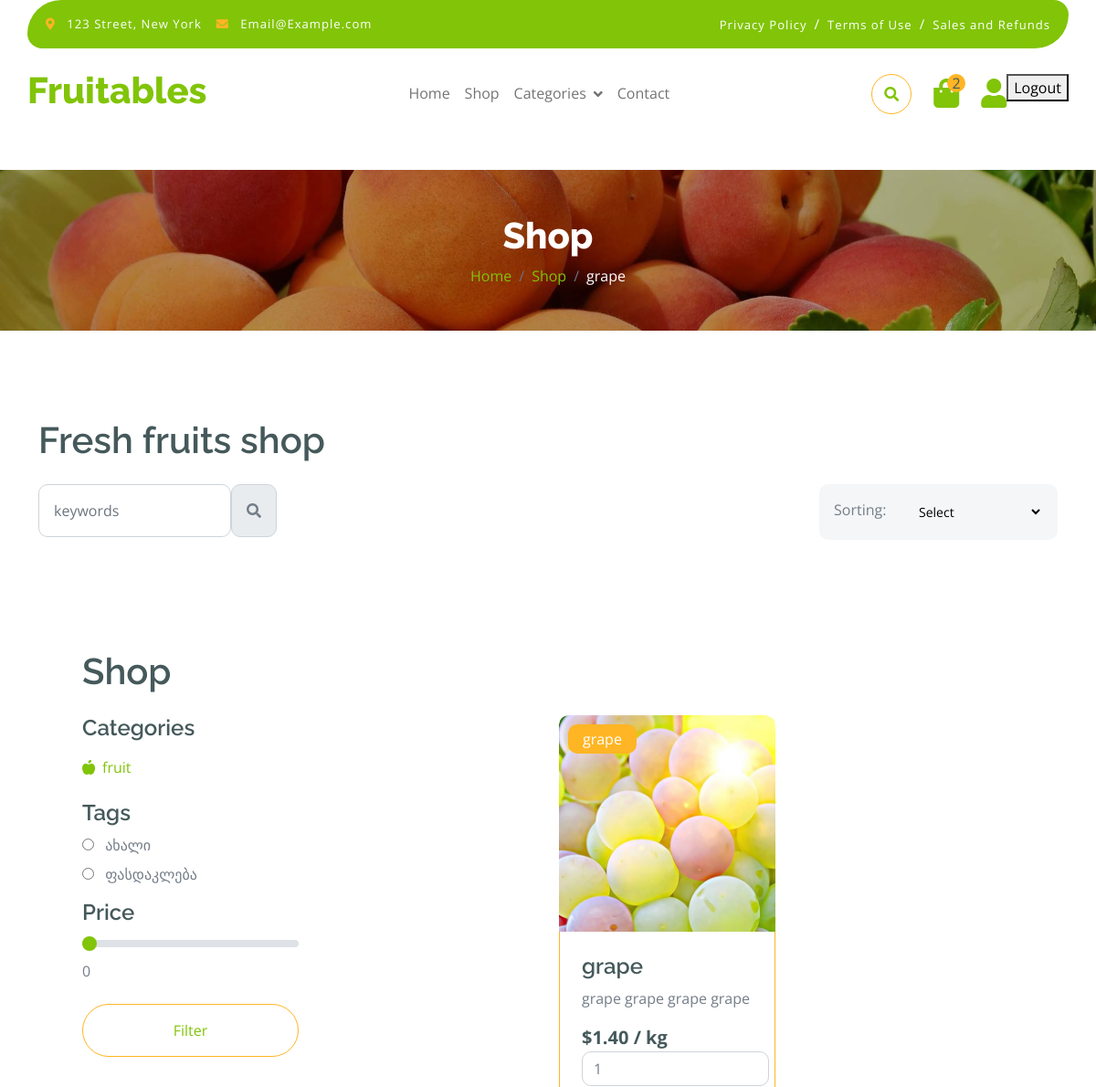
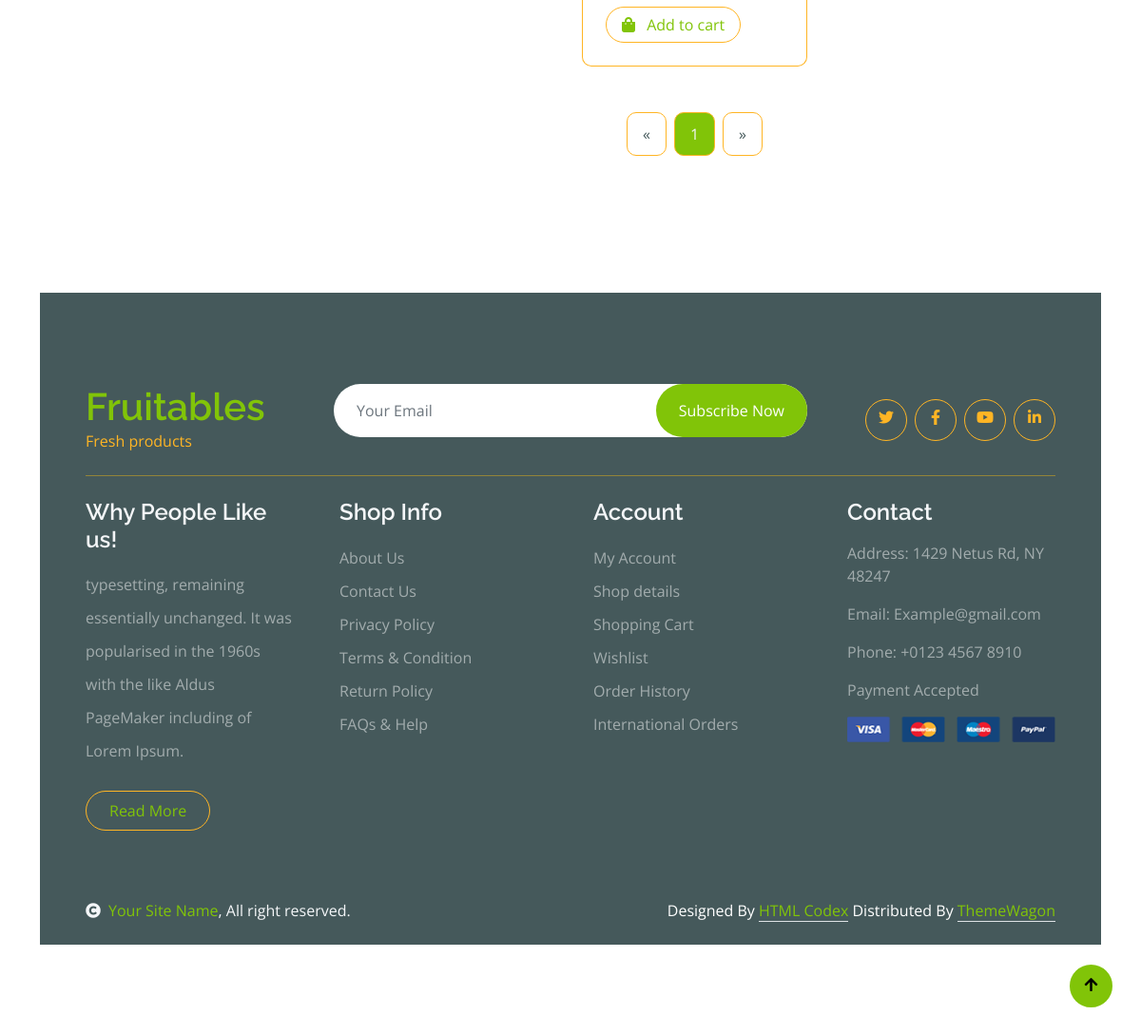
The app's page /store/category/grape/ (signed in) with its own data (2 pictures, top to bottom).
### store/models.py (models this page shows, shortened)
class Category(models.Model):
    name = models.CharField(max_length=255)
    slug = models.SlugField()
    parent = models.ForeignKey(
        'self',
        on_delete=models.CASCADE,
        related_name='children',
        blank=True,
        null=True
    )
    class Meta:
        verbose_name_plural = "Categories"

class Tag(models.Model):
    name = models.CharField(max_length=255)

class Product(models.Model):
    name = models.CharField(max_length=255)
    slug = models.SlugField()
    tags = models.ManyToManyField(Tag, blank=True)
    category = models.ForeignKey(Category, on_delete=models.CASCADE)
    price = models.DecimalField(max_digits=10, decimal_places=2)
    weight = models.DecimalField(max_digits=10, decimal_places=2)
    country_of_origin = models.CharField(max_length=100)
    quality = models.CharField(max_length=100)
    check_healthiness = models.CharField(max_length=100)
    min_weight = models.DecimalField(max_digits=5, decimal_places=5)
    description = models.TextField()
    image = models.ImageField(upload_to='products/')
    quantity = models.IntegerField(default=0)
    created_at = models.DateTimeField(default=timezone.now)

### store/views.py (the view)
# urls.py: path('category/', ProductListView.as_view(), name='category'),
@method_decorator([login_required, cache_page(600)], name='dispatch')
class ProductListView(ListView):
    template_name = 'shop.html'
    context_object_name = 'products'
    def get_queryset(self):
        queryset = Product.objects.select_related('category').prefetch_related('tags')
        category_slug = self.kwargs.get('slug')
        if category_slug:
            category = get_object_or_404(Category, slug=category_slug)
            queryset = queryset.filter(category=category)
        query = self.request.GET.get('search_bar')
        if query:
            queryset = queryset.filter(name__icontains=query)
        tag = self.request.GET.get('tag')
        if tag:
            queryset = queryset.filter(tags__name=tag)
        price = self.request.GET.get('rangeInput')
        if price:
            try:
                price = float(price)
                queryset = queryset.filter(price__lte=price)
            except ValueError:
                pass
        sort = self.request.GET.get('sort', '')
        if sort == 'price_asc':
            queryset = queryset.order_by('price')
        elif sort == 'price_desc':
            queryset = queryset.order_by('-price')
        elif sort == 'newest':
            queryset = queryset.order_by('created_at')
        else:
            queryset = queryset.order_by('name')
        return queryset
    def get_context_data(self, **kwargs):
        context = super().get_context_data(**kwargs)
        tags = Tag.objects.all()
        root_categories = Category.objects.filter(parent=None)
        category_slug = self.kwargs.get('slug')
        category = get_object_or_404(Category, slug=category_slug) if category_slug else None
        paginator = Paginator(self.get_queryset(), 6)
        page_number = self.request.GET.get('page')
        page_obj = paginator.get_page(page_number)
        context.update({
            'tags': tags,
            'categories': root_categories,
            'category': category,
            'child_categories': category.children.all() if category else None,
            'page_obj': page_obj,
        })
        return context

### store/context_processors.py (called while the page is built)
def categories(request):
    return {
        'categories': Category.objects.all(),
        'cart_count': CartItem.objects.count() - 1,
    }

### templates/shop.html (shortened to what this page needs)
{% extends 'base.html' %}
    {% block content %}
    <div class="container-fluid page-header py-5">
        <h1 class="text-center text-white display-6">Shop</h1>
        <ol class="breadcrumb justify-content-center mb-0">
            <li class="breadcrumb-item"><a href="{% url 'home' %}">Home</a></li>
            <li class="breadcrumb-item"><a href="{% url 'category' %}">Shop</a></li>
            {% if category %}
            <li class="breadcrumb-item active text-white">{{ category.name }}</li>
            {% endif %}
        </ol>
    </div>
        <div class="container-fluid fruite py-5">
            <div class="container py-5">
                <h1 class="mb-4">Fresh fruits shop</h1>
                <div class="row g-4">
                    <div class="col-lg-12">
                        <div class="row g-4">
                            <div class="col-xl-3">
                                <div class="input-group w-100 mx-auto d-flex">
                                    <form action="{% url 'category' %}" method="get" class="d-flex">
                                        <label>
                                            <input type="search" class="form-control p-3"  name="search_bar" placeholder="keywords" aria-describedby="search-icon-1">
                                        </label>
                                        <button id="search-icon-1" class="input-group-text p-3"><i class="fa fa-search"></i>
                                        </button>
                                    </form>
                                </div>
                            </div>
                            <div class="col-6"></div>
                            <div class="col-xl-3">
                                <div class="bg-light ps-3 py-3 rounded d-flex justify-content-between mb-4">
                                    <label for="sort">Sorting:</label>
                                    <form id="sortform" method="get">
                                    <select id="sort" name="sort" class="border-0 form-select-sm bg-light me-3" onchange="this.form.submit()">
                                        <option value="volvo">Select</option>
                                    </select>
                                    </form>
                                </div>
                            </div>
                        </div>
    <div class="container-fluid fruite py-5">
        <div class="container py-5">
            <h1 class="mb-4">Shop</h1>
            <div class="row g-4">
                <div class="col-lg-3">
                    <div class="mb-3">
                        <h4>Categories</h4>
                        <ul class="list-unstyled fruite-categorie">
                        {% if category.parent == None %}
                            {% for parent_category in child_categories %}
                            <li>
                                <div class="d-flex justify-content-between fruite-name">
                                    <a href="{% url 'category_listing' slug=parent_category.slug %}">
                                        <i class="fas fa-apple-alt me-2"></i>{{ parent_category.name }}
                                    </a>
                                </div>
                            </li>
                            {% endfor %}
                        {% else %}
                            {% for category in categories %}
                                {% if category.parent == None %}
                                    <li>
                                <div class="d-flex justify-content-between fruite-name">
                                    <a href="{% url 'category_listing' slug=category.slug %}">
                                        <i class="fas fa-apple-alt me-2"></i>{{ category.name }}
                                    </a>
                                </div>
                                {% endif %}
                            {% endfor %}
                            </li>
                        {% endif %}
                        </ul>
                    </div>
                    <div class="mb-3">
                        <h4>Tags</h4>
                        {% for tag in tags %}
                        <div class="mb-2">
                            <input type="radio" class="me-2" id="tag-{{ tag.id }}" name="tag" value="{{ tag.name }}">
                            <label for="tag-{{ tag.id }}">{{ tag.name }}</label>
                        </div>
                        {% endfor %}
                    </div>
                    <div class="mb-3">
                        <h4 class="mb-2">Price</h4>
                        <input type="range" class="form-range w-100" id="rangeInput" name="rangeInput" min="0" max="500" value="0" oninput="amount.value=rangeInput.value">
                        <output id="amount" name="amount" for="rangeInput">0</output>
                    </div>
                    <div class="d-flex justify-content-center my-4">
                        <button type="button" id="filterButton" class="btn border border-secondary px-4 py-3 rounded-pill text-primary w-100">Filter</button>
                    </div>
                </div>
                <div class="col-lg-9">
                    <div class="row g-4 justify-content-center">
                        {% for product in products %}
                            <div class="col-md-6 col-lg-6 col-xl-4">
                            <div class="rounded position-relative fruite-item">
                            <div class="fruite-img">
                        <img src="{{ product.image.url }}" class="img-fluid w-100 rounded-top" alt="{{ product.name }}">
                            </div>
                        <div class="text-white bg-secondary px-3 py-1 rounded position-absolute" style="top: 10px; left: 10px;">
                            {{ product.category.name }}
                             </div>
                        <div class="p-4 border border-secondary border-top-0 rounded-bottom">
                        <h4>{{ product.name }}</h4>
                        <p>{{ product.description }}</p>
                        <div class="d-flex justify-content-between flex-lg-wrap">
                        <p class="text-dark fs-5 fw-bold mb-0">${{ product.price }} / kg</p>
                        <form method="post" action="{% url 'cart' %}">
                            <label>
                                <input type="number" name="quantity" value="1" min="1" class="form-control d-inline w-auto mb-2">
                            </label>
                            <button type="submit" class="btn border border-secondary rounded-pill px-3 text-primary">
                                <i class="fa fa-shopping-bag me-2 text-primary"></i> Add to cart
                            </button>
                        </form>
                </div>
            </div>
                            </div>
        </div>
                {% endfor %}
                    </div>
                    <div class="pagination d-flex justify-content-center mt-5">
                    {% if page_obj.has_previous %}
                         <a href="?page={{ page_obj.previous_page_number }}{% if request.GET.tag %}&tag={{ request.GET.tag }}{% endif %}{% if request.GET.rangeInput %}&rangeInput={{ request.GET.rangeInput }}{% endif %}" class="rounded">&laquo;</a>
                    {% else %}
                        <a href="#" class="rounded disabled">&laquo;</a>
                    {% endif %}
                    {% for page_num in page_obj.paginator.page_range %}
                        {% if page_num == page_obj.number %}
                             <a href="#" class="active rounded">{{ page_num }}</a>
                        {% else %}
                            <a href="?page={{ page_num }}{% if request.GET.tag %}&tag={{ request.GET.tag }}{% endif %}{% if request.GET.rangeInput %}&rangeInput={{ request.GET.rangeInput }}{% endif %}" class="rounded">{{ page_num }}</a>
                        {% endif %}
                    {% endfor %}
                    {% if page_obj.has_next %}
                        <a href="?page={{ page_obj.next_page_number }}{% if request.GET.tag %}&tag={{ request.GET.tag }}{% endif %}{% if request.GET.rangeInput %}&rangeInput={{ request.GET.rangeInput }}{% endif %}" class="rounded">&raquo;</a>
                    {% else %}
                        <a href="#" class="rounded disabled">&raquo;</a>
                    {% endif %}
                    </div>
                </div>
            </div>
        </div>
    </div>
    {% endblock %}

### static/css/style.css (style rules this page uses)
.btn { font-weight: 600; transition: .5s; }
.btn.border-secondary { transition: 0.5s; }
.page-header { position: relative; background: linear-gradient(rgba(0, 0, 0, 0.3), rgba(0, 0, 0, 0.3)), url(../img/cart-page-header-img.jpg); background-position: center center; background-repeat: no-repeat; background-size: cover; }
@media (min-width: 992px) { .hero-header, .page-header { margin-top: 152px !important; } }
.fruite .fruite-categorie .fruite-name { line-height: 40px; }
.fruite .fruite-categorie .fruite-name a { transition: 0.5s; }
.fruite .fruite-item { height: 100%; transition: 0.5s; }
.fruite .fruite-item .fruite-img { overflow: hidden; transition: 0.5s; border-radius: 10px 10px 0 0; }
.fruite .fruite-item .fruite-img img { transition: 0.5s; }
.pagination { display: inline-block; }
.pagination a { color: var(--bs-dark); padding: 10px 16px; text-decoration: none; transition: 0.5s; border: 1px solid var(--bs-secondary); margin: 0 4px; }
.pagination a.active { background-color: var(--bs-primary); color: var(--bs-light); border: 1px solid var(--bs-secondary); }

### records on screen
Category: name "grape"
Category: name "fruit"
Tag: name "ახალი"
Tag: name "ფასდაკლება"
Product: image (picture), category.name "grape", name "grape", description "grape grape grape grape", price "1.40"

### other values on screen
{{ cart_count }} "2"
{{ page_num }} "1"
